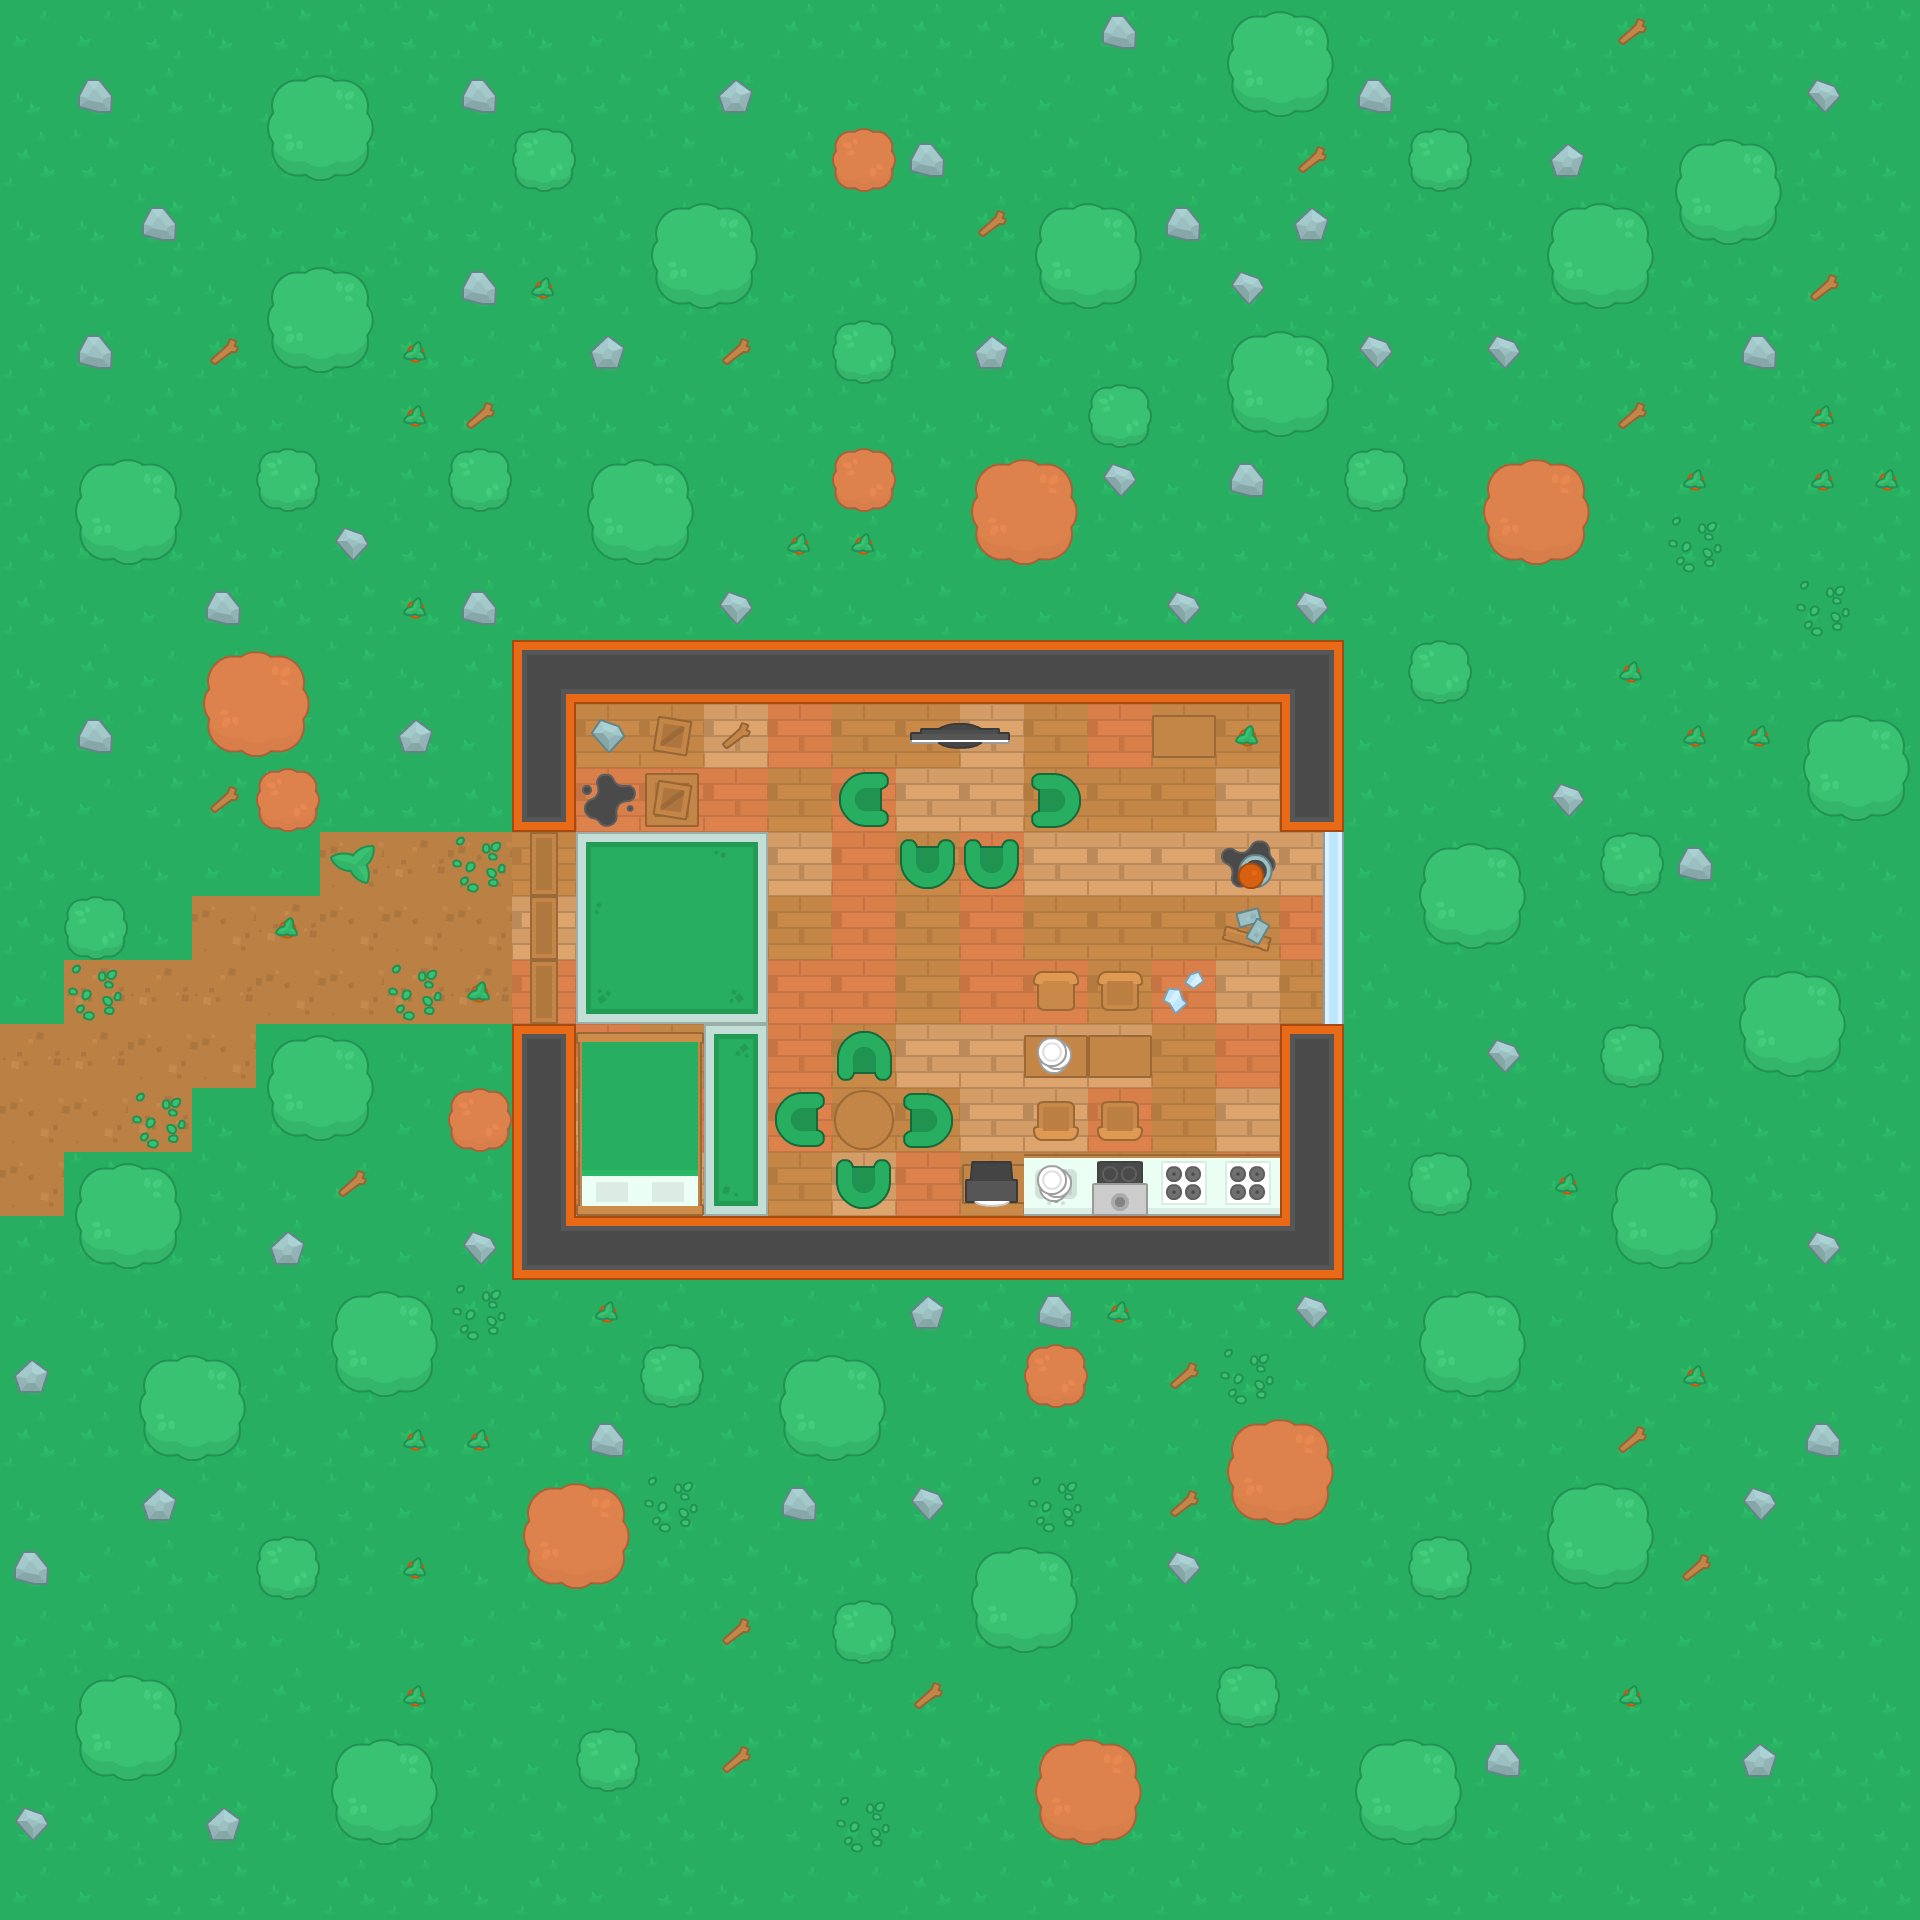

This game map was drawn from its Tiled (.tmx) file and the tilesets committed beside it. A one-line description and the trimmed map source follow:
An orthogonal 30x30 tile map with 64x64 px tiles, 4 tile layers (Floor, Object, Furniture, Above Furniture) and 87 objects (70x Furniture, 12x Wall, 2x Item, Player, Door, ...).

<map version="1.10" tiledversion="1.10.1" orientation="orthogonal" renderorder="right-down" width="30" height="30" tilewidth="64" tileheight="64" infinite="0" nextlayerid="9" nextobjectid="296">
 <tileset firstgid="1" source="Shooter Tileset.tsx" />
 <layer id="1" name="Floor" width="30" height="30">
  <data>[900 cells, 900 non-empty, 9 distinct tile ids]</data>
 </layer>
 <layer id="3" name="Object" width="30" height="30">
  <data>[900 cells, 124 non-empty, 23 distinct tile ids]</data>
 </layer>
 <layer id="2" name="Furniture" width="30" height="30">
  <data>[900 cells, 220 non-empty, 39 distinct tile ids]</data>
 </layer>
 <layer id="4" name="Above Furniture" width="30" height="30">
  <data>[900 cells, 4 non-empty, 3 distinct tile ids]</data>
 </layer>
 <objectgroup id="6" name="Obstacles">
  <object id="4" name="Player" x="592" y="912" width="32" height="32" />
  <object id="8" name="Wall" x="1328" y="832" width="16" height="192" />
  <object id="13" name="Furniture" x="912" y="736" width="96" height="16" />
  <object id="14" name="Furniture" x="832" y="768" width="64" height="64" />
  <object id="15" name="Furniture" x="896" y="832" width="64" height="64" />
  <object id="16" name="Furniture" x="960" y="832" width="64" height="64" />
  <object id="17" name="Furniture" x="1024" y="768" width="64" height="64" />
  <object id="18" name="Furniture" x="832" y="1024" width="64" height="64" />
  <object id="19" name="Furniture" x="896" y="1088" width="64" height="64" />
  <object id="20" name="Furniture" x="768" y="1088" width="64" height="64" />
  <object id="21" name="Furniture" x="832" y="1152" width="64" height="64" />
  <object id="22" name="Furniture" x="960" y="1152" width="320" height="64" />
  <object id="23" name="Furniture" x="576" y="1040" width="128" height="176" />
  <object id="24" name="Furniture" x="640" y="768" width="64" height="64" />
  <object id="220" name="Door" x="528" y="832" width="32" height="192" />
  <object id="221" name="Wall" x="512" y="640" width="832" height="64" />
  <object id="222" name="Wall" x="512" y="1216" width="832" height="64" />
  <object id="223" name="Wall" x="512" y="1024" width="64" height="192" />
  <object id="224" name="Wall" x="1280" y="1024" width="64" height="192" />
  <object id="225" name="Wall" x="512" y="704" width="64" height="128" />
  <object id="226" name="Wall" x="1280" y="704" width="64" height="128" />
  <object id="227" name="Furniture" x="1024" y="960" width="128" height="64" />
  <object id="228" name="Furniture" x="1024" y="1024" width="128" height="64" />
  <object id="229" name="Furniture" x="1024" y="1088" width="128" height="64" />
  <object id="230" name="Furniture" x="1152" y="704" width="64" height="64" />
  <object id="231" name="knife" type="Item" x="1120" y="688" width="112" height="96" />
  <object id="232" name="Wall" x="0" y="0" width="1920" height="64" />
  <object id="233" name="Wall" x="0" y="1216" width="64" height="640" />
  <object id="234" name="Wall" x="0" y="1856" width="1920" height="64" />
  <object id="235" name="Wall" x="1856" y="64" width="64" height="1792" />
  <object id="236" name="key" type="Item" x="656" y="1136" width="64" height="80" />
  <object id="239" name="Furniture" x="1024" y="1344" width="64" height="64" />
  <object id="240" name="Furniture" x="832" y="1600" width="64" height="64" />
  <object id="241" name="Furniture" x="640" y="1344" width="64" height="64" />
  <object id="242" name="Furniture" x="1216" y="1664" width="64" height="64" />
  <object id="243" name="Furniture" x="1408" y="1536" width="64" height="64" />
  <object id="244" name="Furniture" x="576" y="1728" width="64" height="64" />
  <object id="245" name="Furniture" x="256" y="1536" width="64" height="64" />
  <object id="246" name="Furniture" x="448" y="1088" width="64" height="64" />
  <object id="247" name="Furniture" x="64" y="896" width="64" height="64" />
  <object id="248" name="Furniture" x="256" y="768" width="64" height="64" />
  <object id="249" name="Furniture" x="256" y="448" width="64" height="64" />
  <object id="250" name="Furniture" x="448" y="448" width="64" height="64" />
  <object id="251" name="Furniture" x="512" y="128" width="64" height="64" />
  <object id="252" name="Furniture" x="832" y="128" width="64" height="64" />
  <object id="253" name="Furniture" x="832" y="448" width="64" height="64" />
  <object id="254" name="Furniture" x="832" y="320" width="64" height="64" />
  <object id="255" name="Furniture" x="1088" y="384" width="64" height="64" />
  <object id="256" name="Furniture" x="1344" y="448" width="64" height="64" />
  <object id="257" name="Furniture" x="1408" y="128" width="64" height="64" />
  <object id="258" name="Furniture" x="1408" y="640" width="64" height="64" />
  <object id="259" name="Furniture" x="1600" y="832" width="64" height="64" />
  <object id="260" name="Furniture" x="1600" y="1024" width="64" height="64" />
  <object id="261" name="Furniture" x="1408" y="1152" width="64" height="64" />
  <object id="262" name="Furniture" x="1552" y="1488" width="96" height="96" />
  <object id="264" name="Furniture" x="1616" y="1168" width="96" height="96" />
  <object id="265" name="Furniture" x="1744" y="976" width="96" height="96" />
  <object id="266" name="Furniture" x="1808" y="720" width="96" height="96" />
  <object id="267" name="Furniture" x="1360" y="1744" width="96" height="96" />
  <object id="268" name="Furniture" x="1232" y="1424" width="96" height="96" />
  <object id="269" name="Furniture" x="1424" y="1296" width="96" height="96" />
  <object id="270" name="Furniture" x="1040" y="1744" width="96" height="96" />
  <object id="271" name="Furniture" x="976" y="1552" width="96" height="96" />
  <object id="272" name="Furniture" x="784" y="1360" width="96" height="96" />
  <object id="273" name="Furniture" x="528" y="1488" width="96" height="96" />
  <object id="274" name="Furniture" x="336" y="1744" width="96" height="96" />
  <object id="275" name="Furniture" x="80" y="1680" width="96" height="96" />
  <object id="276" name="Furniture" x="80" y="1168" width="96" height="96" />
  <object id="277" name="Furniture" x="144" y="1360" width="96" height="96" />
  <object id="278" name="Furniture" x="336" y="1296" width="96" height="96" />
  <object id="279" name="Furniture" x="272" y="1040" width="96" height="96" />
  <object id="280" name="Furniture" x="208" y="656" width="96" height="96" />
  <object id="281" name="Furniture" x="80" y="464" width="96" height="96" />
  <object id="282" name="Furniture" x="272" y="272" width="96" height="96" />
  <object id="283" name="Furniture" x="272" y="80" width="96" height="96" />
  <object id="284" name="Furniture" x="592" y="464" width="96" height="96" />
  <object id="285" name="Furniture" x="656" y="208" width="96" height="96" />
  <object id="286" name="Furniture" x="976" y="464" width="96" height="96" />
  <object id="287" name="Furniture" x="1040" y="208" width="96" height="96" />
  <object id="288" name="Furniture" x="1232" y="336" width="96" height="96" />
  <object id="289" name="Furniture" x="1552" y="208" width="96" height="96" />
  <object id="290" name="Furniture" x="1232" y="16" width="96" height="96" />
  <object id="291" name="Furniture" x="1488" y="464" width="96" height="96" />
  <object id="292" name="Furniture" x="1424" y="848" width="96" height="96" />
  <object id="293" name="Furniture" x="1680" y="144" width="96" height="96" />
  <object id="294" name="Wall" x="0" y="64" width="64" height="960" />
  <object id="295" name="Next Level" x="0" y="1024" width="16" height="192" />
 </objectgroup>
</map>
